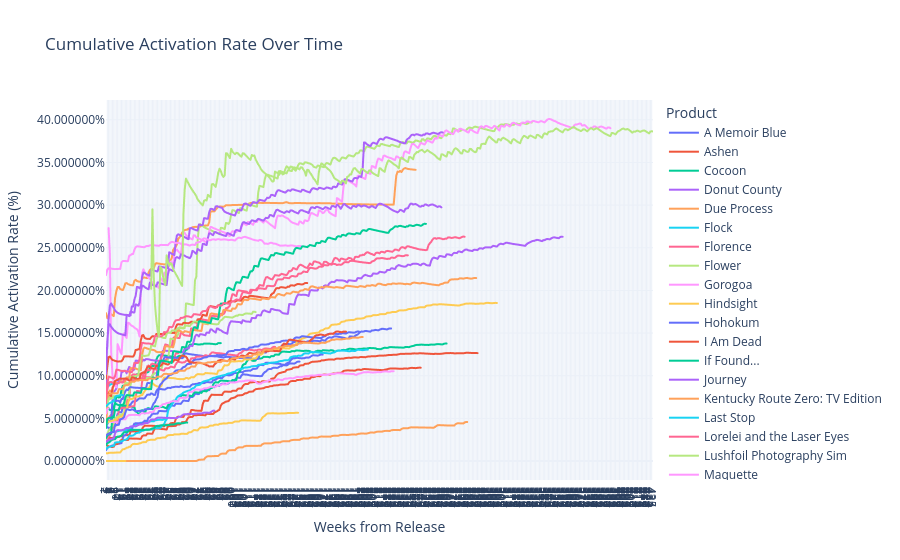

This figure's notebook cell:
### Code cell
import plotly.express as px

# Create the Plotly line plot
fig = px.line(
    act_rate_df,
    x="Weeks_from_Release",
    y="cumulative_act_rate",
    color='product',
    title="Cumulative Activation Rate Over Time",
    labels={
        "Weeks_from_Release": "Weeks from Release",
        "cumulative_act_rate": "Cumulative Activation Rate (%)"
    },
    template='plotly_white'
)

# Improve layout for readability
fig.update_layout(
    legend_title_text='Product',
    xaxis=dict(tickmode='linear'),
    yaxis_tickformat='%'
)

# Display the plot
fig.show()

### Figure 1 — Plotly figure (JSON) as saved in the notebook; plotly's stock layout.template omitted (floating-point values rounded to 4 significant figures; data arrays with more than 128 entries replaced by an {"elided": "..."} marker saying what was removed)
{"data": [{"hovertemplate": "product=A Memoir Blue<br>Weeks from Release=%{x}<br>Cumulative Activation Rate (%)=%{y}<extra></extra>", "legendgroup": "A Memoir Blue", "line": {"color": "#636efa", "dash": "solid"}, "marker": {"symbol": "circle"}, "mode": "lines", "name": "A Memoir Blue", "showlegend": true, "type": "scattergl", "x": {"elided": "169 int values"}, "xaxis": "x", "y": {"elided": "169 float values"}, "yaxis": "y"}, {"hovertemplate": "product=Ashen<br>Weeks from Release=%{x}<br>Cumulative Activation Rate (%)=%{y}<extra></extra>", "legendgroup": "Ashen", "line": {"color": "#EF553B", "dash": "solid"}, "marker": {"symbol": "circle"}, "mode": "lines", "name": "Ashen", "showlegend": true, "type": "scattergl", "x": {"elided": "289 int values"}, "xaxis": "x", "y": {"elided": "289 float values"}, "yaxis": "y"}, {"hovertemplate": "product=Cocoon<br>Weeks from Release=%{x}<br>Cumulative Activation Rate (%)=%{y}<extra></extra>", "legendgroup": "Cocoon", "line": {"color": "#00cc96", "dash": "solid"}, "marker": {"symbol": "circle"}, "mode": "lines", "name": "Cocoon", "showlegend": true, "type": "scattergl", "x": [1, 2, 3, 4, 5, 6, 7, 8, 9, 10, 11, 12, 13, 14, 15, 16, 17, 18, 19, 20, 21, 22, 23, 24, 25, 26, 27, 28, 29, 30, 31, 32, 33, 34, 35, 36, 37, 38, 39, 40, 41, 42, 43, 44, 45, 46, 47, 48, 49, 50, 51, 52, 53, 54, 55, 56, 57, 58, 59, 60, 61, 62, 63, 64, 65, 66, 67, 68, 69, 70, 71, 72, 73, 74, 75, 76, 77, 78, 79, 80, 81, 82, 83, 84, 85, 86, 87, 88, 89, 90], "xaxis": "x", "y": [0.05487, 0.06189, 0.06229, 0.05978, 0.05954, 0.05969, 0.05929, 0.06777, 0.07498, 0.07529, 0.07436, 0.07501, 0.08341, 0.08828, 0.0886, 0.09053, 0.09027, 0.09036, 0.09121, 0.09169, 0.0955, 0.0969, 0.09671, 0.09747, 0.1019, 0.1019, 0.1018, 0.1014, 0.1028, 0.1035, 0.1037, 0.104, 0.1039, 0.1047, 0.1101, 0.1117, 0.1115, 0.1113, 0.1131, 0.1188, 0.1222, 0.1238, 0.124, 0.1237, 0.1237, 0.1236, 0.1236, 0.1233, 0.1231, 0.1228, 0.1225, 0.1222, 0.122, 0.1218, 0.1216, 0.1215, 0.1227, 0.1233, 0.1232, 0.123, 0.1247, 0.1285, 0.13, 0.131, 0.1342, 0.1365, 0.1366, 0.1365, 0.1371, 0.1372, 0.137, 0.1367, 0.1365, 0.1366, 0.1369, 0.1369, 0.1377, 0.1377, 0.1375, 0.1376, 0.1377, 0.1374, 0.1374, 0.1372, 0.137, 0.1369, 0.1372, 0.1383, 0.1383, 0.1382], "yaxis": "y"}, {"hovertemplate": "product=Donut County<br>Weeks from Release=%{x}<br>Cumulative Activation Rate (%)=%{y}<extra></extra>", "legendgroup": "Donut County", "line": {"color": "#ab63fa", "dash": "solid"}, "marker": {"symbol": "circle"}, "mode": "lines", "name": "Donut County", "showlegend": true, "type": "scattergl", "x": {"elided": "355 int values"}, "xaxis": "x", "y": {"elided": "355 float values"}, "yaxis": "y"}, {"hovertemplate": "product=Due Process<br>Weeks from Release=%{x}<br>Cumulative Activation Rate (%)=%{y}<extra></extra>", "legendgroup": "Due Process", "line": {"color": "#FFA15A", "dash": "solid"}, "marker": {"symbol": "circle"}, "mode": "lines", "name": "Due Process", "showlegend": true, "type": "scattergl", "x": {"elided": "241 int values"}, "xaxis": "x", "y": {"elided": "241 float values"}, "yaxis": "y"}, {"hovertemplate": "product=Flock<br>Weeks from Release=%{x}<br>Cumulative Activation Rate (%)=%{y}<extra></extra>", "legendgroup": "Flock", "line": {"color": "#19d3f3", "dash": "solid"}, "marker": {"symbol": "circle"}, "mode": "lines", "name": "Flock", "showlegend": true, "type": "scattergl", "x": [1, 2, 3, 4, 5, 6, 7, 8, 9, 10, 11, 12, 13, 14, 15, 16, 17, 18, 19, 20, 21, 22, 23, 24, 25, 26, 27, 28, 29, 30, 31, 32, 33, 34, 35, 36, 37, 38, 39, 40, 41, 42, 43, 44, 45, 46, 47, 48], "xaxis": "x", "y": [0.02607, 0.03064, 0.03192, 0.03258, 0.03338, 0.03372, 0.03405, 0.03437, 0.03466, 0.03494, 0.03521, 0.03551, 0.03573, 0.03589, 0.03612, 0.03628, 0.03632, 0.03643, 0.03654, 0.03849, 0.03954, 0.0403, 0.04137, 0.04325, 0.04377, 0.0438, 0.04435, 0.04485, 0.04486, 0.04489, 0.04496, 0.04496, 0.04549, 0.0455, 0.04617, 0.04659, 0.04658, 0.04652, 0.04744, 0.04791, 0.0483, 0.0483, 0.04833, 0.04828, 0.04826, 0.04905, 0.04936, 0.04937], "yaxis": "y"}, {"hovertemplate": "product=Florence<br>Weeks from Release=%{x}<br>Cumulative Activation Rate (%)=%{y}<extra></extra>", "legendgroup": "Florence", "line": {"color": "#FF6692", "dash": "solid"}, "marker": {"symbol": "circle"}, "mode": "lines", "name": "Florence", "showlegend": true, "type": "scattergl", "x": {"elided": "279 int values"}, "xaxis": "x", "y": {"elided": "279 float values"}, "yaxis": "y"}, {"hovertemplate": "product=Flower<br>Weeks from Release=%{x}<br>Cumulative Activation Rate (%)=%{y}<extra></extra>", "legendgroup": "Flower", "line": {"color": "#B6E880", "dash": "solid"}, "marker": {"symbol": "circle"}, "mode": "lines", "name": "Flower", "showlegend": true, "type": "scattergl", "x": {"elided": "331 int values"}, "xaxis": "x", "y": {"elided": "331 float values"}, "yaxis": "y"}, {"hovertemplate": "product=Gorogoa<br>Weeks from Release=%{x}<br>Cumulative Activation Rate (%)=%{y}<extra></extra>", "legendgroup": "Gorogoa", "line": {"color": "#FF97FF", "dash": "solid"}, "marker": {"symbol": "circle"}, "mode": "lines", "name": "Gorogoa", "showlegend": true, "type": "scattergl", "x": {"elided": "390 int values"}, "xaxis": "x", "y": {"elided": "390 float values"}, "yaxis": "y"}, {"hovertemplate": "product=Hindsight<br>Weeks from Release=%{x}<br>Cumulative Activation Rate (%)=%{y}<extra></extra>", "legendgroup": "Hindsight", "line": {"color": "#FECB52", "dash": "solid"}, "marker": {"symbol": "circle"}, "mode": "lines", "name": "Hindsight", "showlegend": true, "type": "scattergl", "x": {"elided": "150 int values"}, "xaxis": "x", "y": {"elided": "150 float values"}, "yaxis": "y"}, {"hovertemplate": "product=Hohokum<br>Weeks from Release=%{x}<br>Cumulative Activation Rate (%)=%{y}<extra></extra>", "legendgroup": "Hohokum", "line": {"color": "#636efa", "dash": "solid"}, "marker": {"symbol": "circle"}, "mode": "lines", "name": "Hohokum", "showlegend": true, "type": "scattergl", "x": {"elided": "151 int values"}, "xaxis": "x", "y": {"elided": "151 float values"}, "yaxis": "y"}, {"hovertemplate": "product=I Am Dead<br>Weeks from Release=%{x}<br>Cumulative Activation Rate (%)=%{y}<extra></extra>", "legendgroup": "I Am Dead", "line": {"color": "#EF553B", "dash": "solid"}, "marker": {"symbol": "circle"}, "mode": "lines", "name": "I Am Dead", "showlegend": true, "type": "scattergl", "x": {"elided": "245 int values"}, "xaxis": "x", "y": {"elided": "245 float values"}, "yaxis": "y"}, {"hovertemplate": "product=If Found...<br>Weeks from Release=%{x}<br>Cumulative Activation Rate (%)=%{y}<extra></extra>", "legendgroup": "If Found...", "line": {"color": "#00cc96", "dash": "solid"}, "marker": {"symbol": "circle"}, "mode": "lines", "name": "If Found...", "showlegend": true, "type": "scattergl", "x": {"elided": "265 int values"}, "xaxis": "x", "y": {"elided": "265 float values"}, "yaxis": "y"}, {"hovertemplate": "product=Journey<br>Weeks from Release=%{x}<br>Cumulative Activation Rate (%)=%{y}<extra></extra>", "legendgroup": "Journey", "line": {"color": "#ab63fa", "dash": "solid"}, "marker": {"symbol": "circle"}, "mode": "lines", "name": "Journey", "showlegend": true, "type": "scattergl", "x": {"elided": "262 int values"}, "xaxis": "x", "y": {"elided": "262 float values"}, "yaxis": "y"}, {"hovertemplate": "product=Kentucky Route Zero: TV Edition<br>Weeks from Release=%{x}<br>Cumulative Activation Rate (%)=%{y}<extra></extra>", "legendgroup": "Kentucky Route Zero: TV Edition", "line": {"color": "#FFA15A", "dash": "solid"}, "marker": {"symbol": "circle"}, "mode": "lines", "name": "Kentucky Route Zero: TV Edition", "showlegend": true, "type": "scattergl", "x": {"elided": "281 int values"}, "xaxis": "x", "y": {"elided": "281 float values"}, "yaxis": "y"}, {"hovertemplate": "product=Last Stop<br>Weeks from Release=%{x}<br>Cumulative Activation Rate (%)=%{y}<extra></extra>", "legendgroup": "Last Stop", "line": {"color": "#19d3f3", "dash": "solid"}, "marker": {"symbol": "circle"}, "mode": "lines", "name": "Last Stop", "showlegend": true, "type": "scattergl", "x": {"elided": "204 int values"}, "xaxis": "x", "y": {"elided": "204 float values"}, "yaxis": "y"}, {"hovertemplate": "product=Lorelei and the Laser Eyes<br>Weeks from Release=%{x}<br>Cumulative Activation Rate (%)=%{y}<extra></extra>", "legendgroup": "Lorelei and the Laser Eyes", "line": {"color": "#FF6692", "dash": "solid"}, "marker": {"symbol": "circle"}, "mode": "lines", "name": "Lorelei and the Laser Eyes", "showlegend": true, "type": "scattergl", "x": [1, 2, 3, 4, 5, 6, 7, 8, 9, 10, 11, 12, 13, 14, 15, 16, 17, 18, 19, 20, 21, 22, 23, 24, 25, 26, 27, 28, 29, 30, 31, 32, 33, 34, 35, 36, 37, 38, 39, 40, 41, 42, 43, 44, 45, 46, 47, 48, 49, 50, 51, 52, 53, 54, 55, 56, 57], "xaxis": "x", "y": [0.04129, 0.04635, 0.05021, 0.05229, 0.05424, 0.05489, 0.05767, 0.05933, 0.05952, 0.05992, 0.06056, 0.06138, 0.06193, 0.06232, 0.0626, 0.0625, 0.06283, 0.06303, 0.06331, 0.06367, 0.06398, 0.06419, 0.06442, 0.07557, 0.08207, 0.08196, 0.08168, 0.07984, 0.09335, 0.09642, 0.09643, 0.1045, 0.1111, 0.1119, 0.1101, 0.1134, 0.1142, 0.1137, 0.1131, 0.1128, 0.1134, 0.1148, 0.1146, 0.1174, 0.1176, 0.1172, 0.1174, 0.1198, 0.1212, 0.1215, 0.1212, 0.1207, 0.1205, 0.1208, 0.1258, 0.1263, 0.1262], "yaxis": "y"}, {"hovertemplate": "product=Lushfoil Photography Sim<br>Weeks from Release=%{x}<br>Cumulative Activation Rate (%)=%{y}<extra></extra>", "legendgroup": "Lushfoil Photography Sim", "line": {"color": "#B6E880", "dash": "solid"}, "marker": {"symbol": "circle"}, "mode": "lines", "name": "Lushfoil Photography Sim", "showlegend": true, "type": "scattergl", "x": [1, 2, 3, 4, 5, 6, 7, 8, 9], "xaxis": "x", "y": [0.0609, 0.07007, 0.07176, 0.07264, 0.07345, 0.07411, 0.07482, 0.07545, 0.07585], "yaxis": "y"}, {"hovertemplate": "product=Maquette<br>Weeks from Release=%{x}<br>Cumulative Activation Rate (%)=%{y}<extra></extra>", "legendgroup": "Maquette", "line": {"color": "#FF97FF", "dash": "solid"}, "marker": {"symbol": "circle"}, "mode": "lines", "name": "Maquette", "showlegend": true, "type": "scattergl", "x": {"elided": "224 int values"}, "xaxis": "x", "y": {"elided": "224 float values"}, "yaxis": "y"}, {"hovertemplate": "product=Morsels<br>Weeks from Release=%{x}<br>Cumulative Activation Rate (%)=%{y}<extra></extra>", "legendgroup": "Morsels", "line": {"color": "#FECB52", "dash": "solid"}, "marker": {"symbol": "circle"}, "mode": "lines", "name": "Morsels", "showlegend": true, "type": "scattergl", "x": [1, 2, 3, 4, 5, 6, 7, 8, 9, 10, 11, 12, 13, 14, 15, 16], "xaxis": "x", "y": [7.517e-05, 7.442e-05, 7.387e-05, 7.334e-05, 7.288e-05, 7.25e-05, 7.196e-05, 7.155e-05, 7.127e-05, 7.097e-05, 7.066e-05, 7.036e-05, 7.006e-05, 6.966e-05, 6.761e-05, 5.312e-05], "yaxis": "y"}, {"hovertemplate": "product=Mundaun<br>Weeks from Release=%{x}<br>Cumulative Activation Rate (%)=%{y}<extra></extra>", "legendgroup": "Mundaun", "line": {"color": "#636efa", "dash": "solid"}, "marker": {"symbol": "circle"}, "mode": "lines", "name": "Mundaun", "showlegend": true, "type": "scattergl", "x": {"elided": "222 int values"}, "xaxis": "x", "y": {"elided": "222 float values"}, "yaxis": "y"}, {"hovertemplate": "product=Neon White<br>Weeks from Release=%{x}<br>Cumulative Activation Rate (%)=%{y}<extra></extra>", "legendgroup": "Neon White", "line": {"color": "#EF553B", "dash": "solid"}, "marker": {"symbol": "circle"}, "mode": "lines", "name": "Neon White", "showlegend": true, "type": "scattergl", "x": {"elided": "157 int values"}, "xaxis": "x", "y": {"elided": "157 float values"}, "yaxis": "y"}, {"hovertemplate": "product=Open Roads<br>Weeks from Release=%{x}<br>Cumulative Activation Rate (%)=%{y}<extra></extra>", "legendgroup": "Open Roads", "line": {"color": "#00cc96", "dash": "solid"}, "marker": {"symbol": "circle"}, "mode": "lines", "name": "Open Roads", "showlegend": true, "type": "scattergl", "x": [1, 2, 3, 4, 5, 6, 7, 8, 9, 10, 11, 12, 13, 14, 15, 16, 17, 18, 19, 20, 21, 22, 23, 24, 25, 26, 27, 28, 29, 30, 31, 32, 33, 34, 35, 36, 37, 38, 39, 40, 41, 42, 43, 44, 45, 46, 47, 48, 49, 50, 51, 52, 53, 54, 55, 56, 57, 58, 59, 60, 61, 62, 63, 64], "xaxis": "x", "y": [0.01836, 0.02097, 0.02152, 0.02262, 0.02407, 0.02517, 0.02537, 0.02555, 0.02745, 0.0285, 0.02868, 0.02916, 0.02965, 0.03212, 0.03363, 0.0339, 0.03392, 0.03414, 0.03563, 0.03647, 0.03652, 0.03653, 0.03651, 0.03654, 0.03654, 0.03652, 0.03651, 0.03651, 0.03652, 0.0365, 0.03651, 0.03651, 0.03653, 0.03657, 0.03672, 0.03769, 0.03817, 0.03855, 0.04001, 0.041, 0.04124, 0.04123, 0.04171, 0.04186, 0.04189, 0.04184, 0.04181, 0.04181, 0.04214, 0.04216, 0.04282, 0.04286, 0.04284, 0.04299, 0.04359, 0.0441, 0.04421, 0.04419, 0.04415, 0.04416, 0.04443, 0.0448, 0.04509, 0.04506], "yaxis": "y"}, {"hovertemplate": "product=Outer Wilds<br>Weeks from Release=%{x}<br>Cumulative Activation Rate (%)=%{y}<extra></extra>", "legendgroup": "Outer Wilds", "line": {"color": "#ab63fa", "dash": "solid"}, "marker": {"symbol": "circle"}, "mode": "lines", "name": "Outer Wilds", "showlegend": true, "type": "scattergl", "x": {"elided": "261 int values"}, "xaxis": "x", "y": {"elided": "261 float values"}, "yaxis": "y"}, {"hovertemplate": "product=Sayonara Wild Hearts<br>Weeks from Release=%{x}<br>Cumulative Activation Rate (%)=%{y}<extra></extra>", "legendgroup": "Sayonara Wild Hearts", "line": {"color": "#FFA15A", "dash": "solid"}, "marker": {"symbol": "circle"}, "mode": "lines", "name": "Sayonara Wild Hearts", "showlegend": true, "type": "scattergl", "x": {"elided": "288 int values"}, "xaxis": "x", "y": {"elided": "288 float values"}, "yaxis": "y"}, {"hovertemplate": "product=Skin Deep<br>Weeks from Release=%{x}<br>Cumulative Activation Rate (%)=%{y}<extra></extra>", "legendgroup": "Skin Deep", "line": {"color": "#19d3f3", "dash": "solid"}, "marker": {"symbol": "circle"}, "mode": "lines", "name": "Skin Deep", "showlegend": true, "type": "scattergl", "x": [1, 2, 3, 4, 5, 6, 7], "xaxis": "x", "y": [0.075, 0.08599, 0.0879, 0.0892, 0.09015, 0.09088, 0.09148], "yaxis": "y"}, {"hovertemplate": "product=Solar Ash<br>Weeks from Release=%{x}<br>Cumulative Activation Rate (%)=%{y}<extra></extra>", "legendgroup": "Solar Ash", "line": {"color": "#FF6692", "dash": "solid"}, "marker": {"symbol": "circle"}, "mode": "lines", "name": "Solar Ash", "showlegend": true, "type": "scattergl", "x": {"elided": "132 int values"}, "xaxis": "x", "y": {"elided": "132 float values"}, "yaxis": "y"}, {"hovertemplate": "product=Storyteller<br>Weeks from Release=%{x}<br>Cumulative Activation Rate (%)=%{y}<extra></extra>", "legendgroup": "Storyteller", "line": {"color": "#B6E880", "dash": "solid"}, "marker": {"symbol": "circle"}, "mode": "lines", "name": "Storyteller", "showlegend": true, "type": "scattergl", "x": [1, 2, 3, 4, 5, 6, 7, 8, 9, 10, 11, 12, 13, 14, 15, 16, 17, 18, 19, 20, 21, 22, 23, 24, 25, 26, 27, 28, 29, 30, 31, 32, 33, 34, 35, 36, 37, 38, 39, 40, 41, 42, 43, 44, 45, 46, 47, 48, 49, 50, 51, 52, 53, 54, 55, 56, 57, 58, 59, 60, 61, 62, 63, 64, 65, 66, 67, 68, 69, 70, 71, 72, 73, 74, 75, 76, 77, 78, 79, 80, 81, 82, 83, 84, 85, 86, 87, 88, 89, 90, 91, 92, 93, 94, 95, 96, 97, 98, 99, 100, 101, 102, 103, 104, 105, 106, 107, 108, 109, 110, 111, 112, 113, 114, 115, 116, 117], "xaxis": "x", "y": [0.06361, 0.06776, 0.07248, 0.07469, 0.07524, 0.07546, 0.07608, 0.07611, 0.07637, 0.07658, 0.07685, 0.07718, 0.07749, 0.07767, 0.0873, 0.09099, 0.0914, 0.09113, 0.09094, 0.09834, 0.09864, 0.09854, 0.09924, 0.09957, 0.09992, 0.1002, 0.1119, 0.1241, 0.1239, 0.1233, 0.1231, 0.1234, 0.1236, 0.1239, 0.1276, 0.1355, 0.1353, 0.1349, 0.1344, 0.1419, 0.1461, 0.1464, 0.1458, 0.1452, 0.1446, 0.1442, 0.1441, 0.149, 0.1504, 0.1502, 0.1501, 0.153, 0.1531, 0.1529, 0.1526, 0.1551, 0.1559, 0.1558, 0.1557, 0.1556, 0.1554, 0.1576, 0.1586, 0.1586, 0.1583, 0.1581, 0.1604, 0.1619, 0.1633, 0.1635, 0.1633, 0.1631, 0.163, 0.1628, 0.1626, 0.1625, 0.162, 0.1617, 0.1615, 0.1613, 0.1612, 0.161, 0.1608, 0.1606, 0.1604, 0.1603, 0.1602, 0.1605, 0.1635, 0.1648, 0.1656, 0.1675, 0.1689, 0.169, 0.1688, 0.1686, 0.1685, 0.1683, 0.1681, 0.169, 0.1698, 0.1704, 0.1703, 0.1714, 0.1715, 0.1713, 0.1711, 0.172, 0.1727, 0.173, 0.1729, 0.1728, 0.1726, 0.1725, 0.1749, 0.175, 0.1746], "yaxis": "y"}, {"hovertemplate": "product=Stray<br>Weeks from Release=%{x}<br>Cumulative Activation Rate (%)=%{y}<extra></extra>", "legendgroup": "Stray", "line": {"color": "#FF97FF", "dash": "solid"}, "marker": {"symbol": "circle"}, "mode": "lines", "name": "Stray", "showlegend": true, "type": "scattergl", "x": {"elided": "152 int values"}, "xaxis": "x", "y": {"elided": "152 float values"}, "yaxis": "y"}, {"hovertemplate": "product=Telling Lies<br>Weeks from Release=%{x}<br>Cumulative Activation Rate (%)=%{y}<extra></extra>", "legendgroup": "Telling Lies", "line": {"color": "#FECB52", "dash": "solid"}, "marker": {"symbol": "circle"}, "mode": "lines", "name": "Telling Lies", "showlegend": true, "type": "scattergl", "x": {"elided": "304 int values"}, "xaxis": "x", "y": {"elided": "304 float values"}, "yaxis": "y"}, {"hovertemplate": "product=The Artful Escape<br>Weeks from Release=%{x}<br>Cumulative Activation Rate (%)=%{y}<extra></extra>", "legendgroup": "The Artful Escape", "line": {"color": "#636efa", "dash": "solid"}, "marker": {"symbol": "circle"}, "mode": "lines", "name": "The Artful Escape", "showlegend": true, "type": "scattergl", "x": {"elided": "197 int values"}, "xaxis": "x", "y": {"elided": "197 float values"}, "yaxis": "y"}, {"hovertemplate": "product=The Pathless<br>Weeks from Release=%{x}<br>Cumulative Activation Rate (%)=%{y}<extra></extra>", "legendgroup": "The Pathless", "line": {"color": "#EF553B", "dash": "solid"}, "marker": {"symbol": "circle"}, "mode": "lines", "name": "The Pathless", "showlegend": true, "type": "scattergl", "x": {"elided": "187 int values"}, "xaxis": "x", "y": {"elided": "187 float values"}, "yaxis": "y"}, {"hovertemplate": "product=The Unfinished Swan<br>Weeks from Release=%{x}<br>Cumulative Activation Rate (%)=%{y}<extra></extra>", "legendgroup": "The Unfinished Swan", "line": {"color": "#00cc96", "dash": "solid"}, "marker": {"symbol": "circle"}, "mode": "lines", "name": "The Unfinished Swan", "showlegend": true, "type": "scattergl", "x": {"elided": "249 int values"}, "xaxis": "x", "y": {"elided": "249 float values"}, "yaxis": "y"}, {"hovertemplate": "product=Thirsty Suitors<br>Weeks from Release=%{x}<br>Cumulative Activation Rate (%)=%{y}<extra></extra>", "legendgroup": "Thirsty Suitors", "line": {"color": "#ab63fa", "dash": "solid"}, "marker": {"symbol": "circle"}, "mode": "lines", "name": "Thirsty Suitors", "showlegend": true, "type": "scattergl", "x": [1, 2, 3, 4, 5, 6, 7, 8, 9, 10, 11, 12, 13, 14, 15, 16, 17, 18, 19, 20, 21, 22, 23, 24, 25, 26, 27, 28, 29, 30, 31, 32, 33, 34, 35, 36, 37, 38, 39, 40, 41, 42, 43, 44, 45, 46, 47, 48, 49, 50, 51, 52, 53, 54, 55, 56, 57, 58, 59, 60, 61, 62, 63, 64, 65, 66, 67, 68, 69, 70, 71, 72, 73, 74, 75, 76, 77, 78, 79, 80, 81, 82, 83, 84, 85], "xaxis": "x", "y": [0.02224, 0.02344, 0.02442, 0.02526, 0.02544, 0.02639, 0.02643, 0.03229, 0.03515, 0.03625, 0.03613, 0.03603, 0.03611, 0.03657, 0.03682, 0.03813, 0.03867, 0.03866, 0.03882, 0.0404, 0.04068, 0.0407, 0.04071, 0.04063, 0.0413, 0.04208, 0.04267, 0.0428, 0.04276, 0.0437, 0.04452, 0.04452, 0.04452, 0.04504, 0.04727, 0.04853, 0.04875, 0.04868, 0.04871, 0.05005, 0.05085, 0.05086, 0.05086, 0.05081, 0.05075, 0.05072, 0.05065, 0.05062, 0.05054, 0.05052, 0.05046, 0.0504, 0.05038, 0.05032, 0.05029, 0.05038, 0.05148, 0.05185, 0.05208, 0.05343, 0.05445, 0.05477, 0.05475, 0.05512, 0.05523, 0.05519, 0.0552, 0.05516, 0.05514, 0.05537, 0.05534, 0.05567, 0.05569, 0.05567, 0.05575, 0.05623, 0.05667, 0.05676, 0.05672, 0.05665, 0.05663, 0.05698, 0.05808, 0.05901, 0.05904], "yaxis": "y"}, {"hovertemplate": "product=Twelve Minutes<br>Weeks from Release=%{x}<br>Cumulative Activation Rate (%)=%{y}<extra></extra>", "legendgroup": "Twelve Minutes", "line": {"color": "#FFA15A", "dash": "solid"}, "marker": {"symbol": "circle"}, "mode": "lines", "name": "Twelve Minutes", "showlegend": true, "type": "scattergl", "x": {"elided": "200 int values"}, "xaxis": "x", "y": {"elided": "200 float values"}, "yaxis": "y"}, {"hovertemplate": "product=Wanderstop<br>Weeks from Release=%{x}<br>Cumulative Activation Rate (%)=%{y}<extra></extra>", "legendgroup": "Wanderstop", "line": {"color": "#19d3f3", "dash": "solid"}, "marker": {"symbol": "circle"}, "mode": "lines", "name": "Wanderstop", "showlegend": true, "type": "scattergl", "x": [1, 2, 3, 4, 5, 6, 7, 8, 9, 10, 11, 12, 13, 14], "xaxis": "x", "y": [0.06408, 0.06546, 0.06699, 0.06805, 0.06878, 0.06959, 0.07006, 0.07496, 0.07616, 0.07642, 0.0767, 0.07714, 0.07738, 0.07745], "yaxis": "y"}, {"hovertemplate": "product=Wattam<br>Weeks from Release=%{x}<br>Cumulative Activation Rate (%)=%{y}<extra></extra>", "legendgroup": "Wattam", "line": {"color": "#FF6692", "dash": "solid"}, "marker": {"symbol": "circle"}, "mode": "lines", "name": "Wattam", "showlegend": true, "type": "scattergl", "x": {"elided": "235 int values"}, "xaxis": "x", "y": {"elided": "235 float values"}, "yaxis": "y"}, {"hovertemplate": "product=What Remains of Edith Finch<br>Weeks from Release=%{x}<br>Cumulative Activation Rate (%)=%{y}<extra></extra>", "legendgroup": "What Remains of Edith Finch", "line": {"color": "#B6E880", "dash": "solid"}, "marker": {"symbol": "circle"}, "mode": "lines", "name": "What Remains of Edith Finch", "showlegend": true, "type": "scattergl", "x": {"elided": "390 int values"}, "xaxis": "x", "y": {"elided": "390 float values"}, "yaxis": "y"}, {"hovertemplate": "product=to a T<br>Weeks from Release=%{x}<br>Cumulative Activation Rate (%)=%{y}<extra></extra>", "legendgroup": "to a T", "line": {"color": "#FF97FF", "dash": "solid"}, "marker": {"symbol": "circle"}, "mode": "lines", "name": "to a T", "showlegend": true, "type": "scattergl", "x": [1, 2, 3], "xaxis": "x", "y": [0.05553, 0.06093, 0.06178], "yaxis": "y"}], "layout": {"autosize": true, "legend": {"title": {"text": "Product"}, "tracegroupgap": 0}, "title": {"text": "Cumulative Activation Rate Over Time"}, "xaxis": {"anchor": "y", "autorange": true, "domain": [0, 1], "range": [1, 425], "tickmode": "linear", "title": {"text": "Weeks from Release"}, "type": "linear"}, "yaxis": {"anchor": "x", "autorange": true, "domain": [0, 1], "range": [-0.02228, 0.4232], "tickformat": "%", "title": {"text": "Cumulative Activation Rate (%)"}, "type": "linear"}}}
